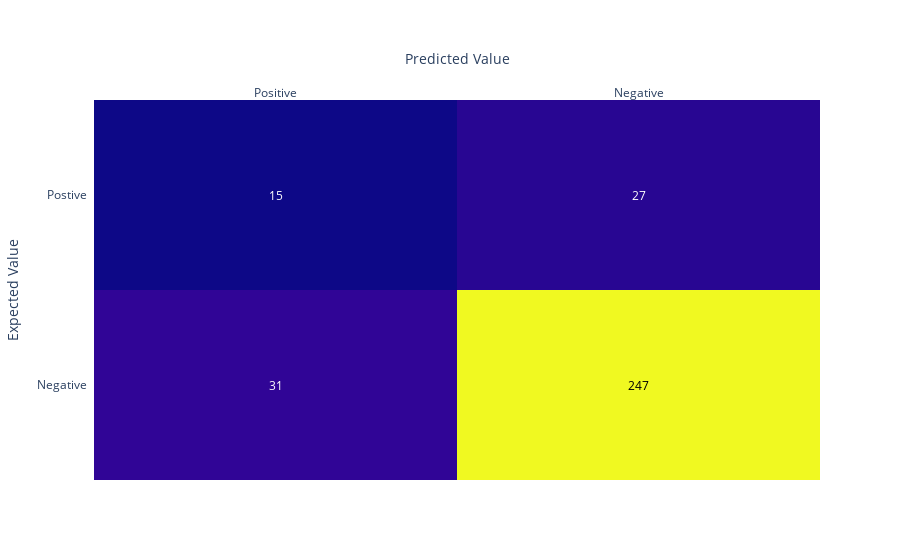

Source (notebook cell):
### Code cell
cnf_matrix = metrics.confusion_matrix(y_test, predicted_labels)
fig = ff.create_annotated_heatmap(cnf_matrix[::-1],x=['Positive', 'Negative'],y=['Negative','Postive'])
fig.update_layout(xaxis_title='Predicted Value',yaxis_title = 'Expected Value')
fig.show()

### Figure 1 — Plotly figure (JSON) as saved in the notebook; plotly's stock layout.template omitted (floating-point values rounded to 4 significant figures)
{"data": [{"colorscale": [[0, "#0d0887"], [0.1111, "#46039f"], [0.2222, "#7201a8"], [0.3333, "#9c179e"], [0.4444, "#bd3786"], [0.5556, "#d8576b"], [0.6667, "#ed7953"], [0.7778, "#fb9f3a"], [0.8889, "#fdca26"], [1, "#f0f921"]], "reversescale": false, "showscale": false, "type": "heatmap", "x": ["Positive", "Negative"], "y": ["Negative", "Postive"], "z": [[31, 247], [15, 27]]}], "layout": {"annotations": [{"font": {"color": "#FFFFFF"}, "showarrow": false, "text": "31", "x": "Positive", "xref": "x", "y": "Negative", "yref": "y"}, {"font": {"color": "#000000"}, "showarrow": false, "text": "247", "x": "Negative", "xref": "x", "y": "Negative", "yref": "y"}, {"font": {"color": "#FFFFFF"}, "showarrow": false, "text": "15", "x": "Positive", "xref": "x", "y": "Postive", "yref": "y"}, {"font": {"color": "#FFFFFF"}, "showarrow": false, "text": "27", "x": "Negative", "xref": "x", "y": "Postive", "yref": "y"}], "xaxis": {"dtick": 1, "gridcolor": "rgb(0, 0, 0)", "side": "top", "ticks": "", "title": {"text": "Predicted Value"}}, "yaxis": {"dtick": 1, "ticks": "", "ticksuffix": "  ", "title": {"text": "Expected Value"}}}}
